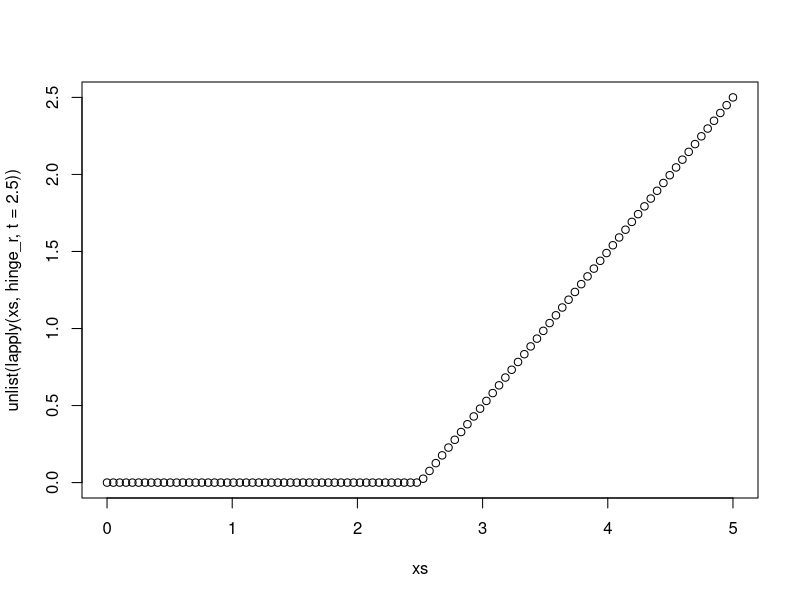
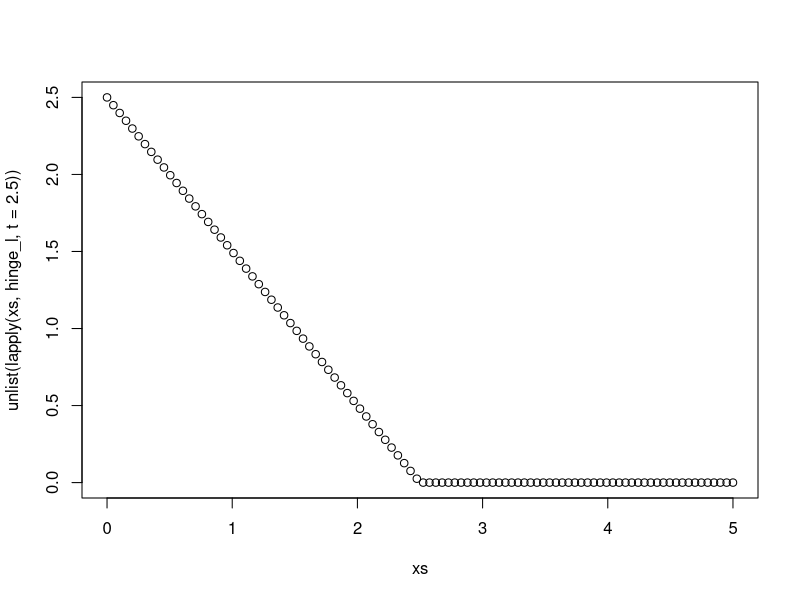

R code for these plots, in order: (Note: this script raises an error after producing the figures.)
#http://www.milbo.org/doc/earth-notes.pdf
#posit.cloud

hinge_r = function(x,t){
  pmax(0,x-t)
}

hinge_l = function(x,t){
  pmax(0,-(x-t))
}

xs = seq(0, 5, length.out=100)

plot(xs, unlist(lapply(xs, hinge_r, t=2.5)))
plot(xs, unlist(lapply(xs, hinge_l, t=2.5)))

simulate.data <- function(sim) {
  if(sim=="1"){
    # Example 1:
    n = 1000
    p = 50
    X = matrix(0,ncol=p,nrow=n)
    for(j in 2:p) X[,j] = rnorm(n)
    X[,1] = runif(n,0,4)
    y = sqrt(X[,1])  + rnorm(n,sd=0.1)
  }
  if(sim=="2"){
    # Example 2:
    n = 1000
    p = 50
    X = matrix(0,ncol=p,nrow=n)
    for(j in 1:p) X[,j] = rnorm(n)
    y = X[,1]^2  + rnorm(n,sd=0.1)
  }
  if(sim=="3"){
    #Example 3:
    n = 1000
    p = 50
    X = matrix(0,ncol=p,nrow=n)
    for(j in 1:p) X[,j] = rnorm(n)
    #X[,1] = hinge_r(X[,1],0)
    #X[,2] = hinge_r(X[,1],1)
    #y = X[,1] + X[,2]  + rnorm(n,sd=0.1)
    y = hinge_r(X[,1],0) + hinge_r(X[,1],1) + rnorm(n, sd=0.1)
  }

  if(sim=="4"){
    #Example 4:
    n = 1000
    p = 50
    X = matrix(0,ncol=p,nrow=n)
    for(j in 1:p) X[,j] = rnorm(n)
    y = sin(X[,1])  + rnorm(n,sd=0.1)
  }
  if(sim=="5"){
    #Example 5:
    n = 1000
    p = 50
    X = matrix(0,ncol=p,nrow=n)
    for(j in 2:p) X[,j] = rnorm(n)
    X[,1]=sort(rnorm(n))
    y = ifelse(X[,1]<0,1,0)
  }
  if(sim=="6"){
    #Example 3:
    n = 1000
    p = 50
    X = matrix(0,ncol=p,nrow=n)
    for(j in 1:p) X[,j] = rnorm(n)
    #X[,1] = hinge_r(X[,1],0)
    #X[,2] = hinge_r(X[,1],1)
    #y = X[,1] + X[,2]  + rnorm(n,sd=0.1)
    y = hinge_r(X[,1],0) * X[,2] + rnorm(n, sd=0.1)
  }

  return(data.frame(X, y))
}

df = simulate.data("1")

model = earth(y~.,data=df, degree=2 ,trace=3 ,penalty=0, minspan=0)

summary(model)

dfm = df
dfm["yhat"] <- model$fitted.values
dfm <- dfm[order(dfm$X1),]

plot(dfm$X1, dfm$y)
lines(dfm$X1, dfm$yhat, type="l", col="red", lwd="2")
